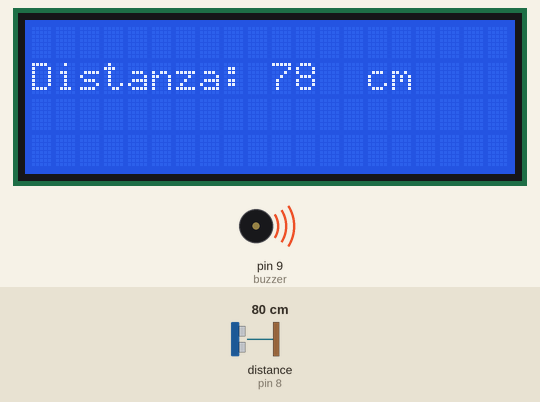
Recording of a sketch running on a simulated Arduino Uno, built with avr-gcc and run on an emulated ATmega328P. Shown: 20×4 character LCD, buzzer (waves = sounding). Wiring (inferred from the names in the program): ultrasonic range finder: trigger pin 7; echo pin 8. Inputs (shaded band) come from the test bench; at power-on: distance to the obstacle (sensor on pin 8) 80 cm. The echo pulse lasts 58.3 µs per cm.

Above: at 3.7 s.
3.8 s: distance to the obstacle (sensor on pin 8) set to 2 cm
At 4.4 s:
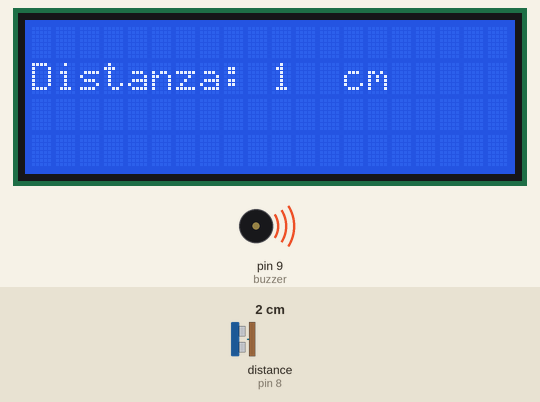
6.0 s: distance to the obstacle (sensor on pin 8) set to 9 cm
At 6.26 s:
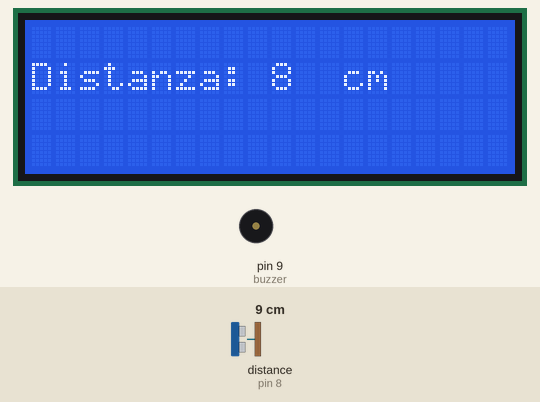
8.2 s: distance to the obstacle (sensor on pin 8) set to 18 cm
At 8.74 s:
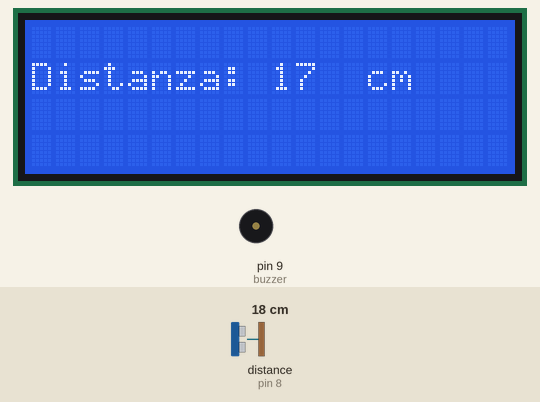
Timing chart, 0 to 16.4 s (numbered marks = the images above; inputs shaded):
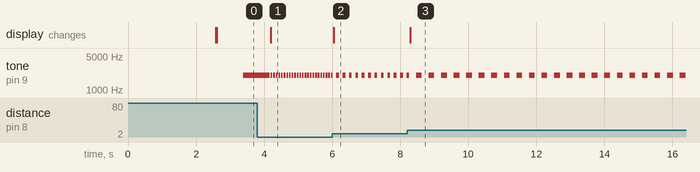

Measured:
- after the input at 3.8 s, the display: changes after 0.40 s (image 1)
- after the input at 6.0 s, tone on pin 9 (buzzer): alternates 2000 Hz for 0.08 s and silent for 0.11 s, starting after 0.13 s; the display: changes at once (image 2)
- after the input at 8.2 s, tone on pin 9 (buzzer): alternates 2000 Hz for 0.17 s and silent for 0.20 s, starting after 0.27 s; the display: changes after 0.10 s (image 3)
- by itself, tone on pin 9 (buzzer): alternates 2000 Hz for 0.05 s and silent for 0.03 s

The sketch:

sensore_parcheggio.ino
```cpp
#include <LiquidCrystal_I2C.h>

LiquidCrystal_I2C lcd(0x3F, 20, 4);

int triggerPort = 7;
int echoPort = 8;
int buzzer = 9;

unsigned long time;
unsigned long lampeggio_time;
unsigned long pausa_time;

void setup() {
  lcd.init();
  lcd.backlight();
  pinMode(triggerPort, OUTPUT);
  pinMode(echoPort, INPUT);
  pinMode(buzzer, OUTPUT);
  lcd.setCursor(0, 1);
  lcd.print("  Sensore  HC-SR04  ");
  delay(2500);
  lcd.clear();
}

void loop() {
  digitalWrite(triggerPort, LOW);
  digitalWrite(triggerPort, HIGH);
  delayMicroseconds(10);
  digitalWrite(triggerPort, LOW);
  long duration = pulseIn(echoPort, HIGH);
  long r = 0.034 * duration / 2;
  lcd.setCursor(0, 1);
  lcd.print("Distanza: ");

  if (duration > 38000) {
    lcd.setCursor(0, 1);
    lcd.print("     null    ");
  }

  else {
    lcd.print(r);
    lcd.print("  cm  ");
  }

  if (r > 3 && r <= 200) {
    delay(r * 10);
    digitalWrite(buzzer, HIGH);
    tone(buzzer, 2000);
    delay(r * 10);
  }

  if ( r <= 3) {
    digitalWrite(buzzer, HIGH);
    tone(buzzer, 2000);
    delay(50);
  }

  digitalWrite(buzzer, LOW);
  noTone(buzzer);
  delay(10);
}
```
